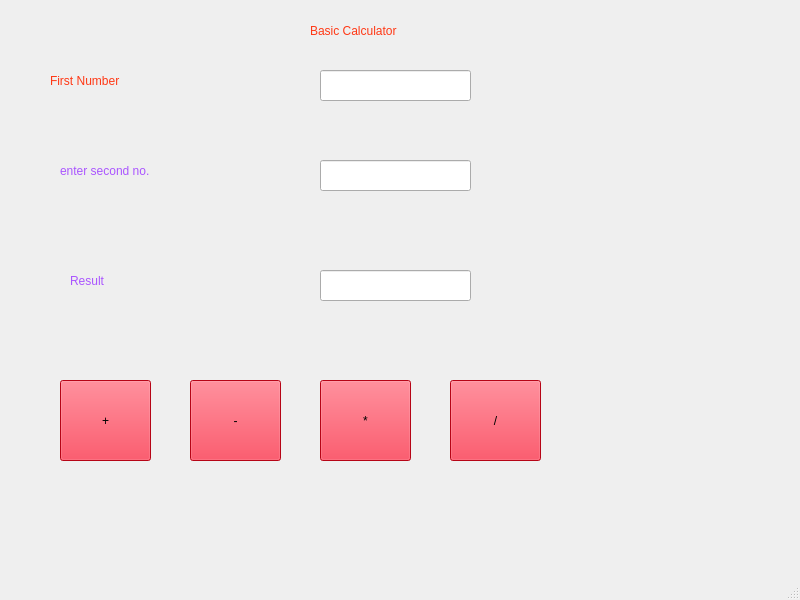
<?xml version="1.0" encoding="UTF-8"?>
<ui version="4.0">
 <class>MainWindow</class>
 <widget class="QMainWindow" name="MainWindow">
  <property name="geometry">
   <rect>
    <x>0</x>
    <y>0</y>
    <width>800</width>
    <height>600</height>
   </rect>
  </property>
  <property name="windowTitle">
   <string>MainWindow</string>
  </property>
  <widget class="QWidget" name="centralwidget">
   <widget class="QLabel" name="basic">
    <property name="geometry">
     <rect>
      <x>310</x>
      <y>20</y>
      <width>161</width>
      <height>21</height>
     </rect>
    </property>
    <property name="styleSheet">
     <string notr="true">color: rgb(255, 56, 21);
font: 75 14pt &quot;Segoe Print&quot;;</string>
    </property>
    <property name="text">
     <string>Basic Calculator</string>
    </property>
   </widget>
   <widget class="QLabel" name="secondnumber">
    <property name="geometry">
     <rect>
      <x>50</x>
      <y>70</y>
      <width>161</width>
      <height>21</height>
     </rect>
    </property>
    <property name="styleSheet">
     <string notr="true">color: rgb(255, 56, 21);
font:14pt &quot;Segoe Script&quot;;</string>
    </property>
    <property name="text">
     <string>First Number</string>
    </property>
   </widget>
   <widget class="QLabel" name="firstnumber">
    <property name="geometry">
     <rect>
      <x>60</x>
      <y>160</y>
      <width>161</width>
      <height>21</height>
     </rect>
    </property>
    <property name="styleSheet">
     <string notr="true">color: rgb(255, 56, 21);
font: 8pt &quot;MS Shell Dlg 2&quot;;
font: 10pt &quot;MS PMincho&quot;;
color: rgb(170, 85, 255);
font: 8pt &quot;MS Shell Dlg 2&quot;;
font: 8pt &quot;Segoe Script&quot;;
font: 10pt &quot;Segoe Script&quot;;
font: 75 14pt &quot;Segoe Print&quot;;</string>
    </property>
    <property name="text">
     <string>enter second no.</string>
    </property>
   </widget>
   <widget class="QLabel" name="Result">
    <property name="geometry">
     <rect>
      <x>70</x>
      <y>270</y>
      <width>161</width>
      <height>21</height>
     </rect>
    </property>
    <property name="styleSheet">
     <string notr="true">color: rgb(255, 56, 21);
font: 8pt &quot;MS Shell Dlg 2&quot;;
font: 10pt &quot;MS PMincho&quot;;
color: rgb(170, 85, 255);
font: 8pt &quot;MS Shell Dlg 2&quot;;
font: 8pt &quot;Segoe Script&quot;;
font: 10pt &quot;Segoe Script&quot;;
font: 75 14pt &quot;Segoe Print&quot;;</string>
    </property>
    <property name="text">
     <string>Result</string>
    </property>
   </widget>
   <widget class="QLineEdit" name="lineEdit">
    <property name="geometry">
     <rect>
      <x>320</x>
      <y>70</y>
      <width>151</width>
      <height>31</height>
     </rect>
    </property>
    <property name="styleSheet">
     <string notr="true">font: 14pt &quot;MS Shell Dlg 2&quot;;</string>
    </property>
    <property name="text">
     <string/>
    </property>
   </widget>
   <widget class="QLineEdit" name="lineEdit_2">
    <property name="geometry">
     <rect>
      <x>320</x>
      <y>160</y>
      <width>151</width>
      <height>31</height>
     </rect>
    </property>
    <property name="styleSheet">
     <string notr="true">font: 14pt &quot;MS Shell Dlg 2&quot;;</string>
    </property>
    <property name="text">
     <string/>
    </property>
   </widget>
   <widget class="QLineEdit" name="lineEdit_3">
    <property name="geometry">
     <rect>
      <x>320</x>
      <y>270</y>
      <width>151</width>
      <height>31</height>
     </rect>
    </property>
    <property name="styleSheet">
     <string notr="true">font: 14pt &quot;MS Shell Dlg 2&quot;;</string>
    </property>
    <property name="text">
     <string/>
    </property>
   </widget>
   <widget class="QPushButton" name="pushButton">
    <property name="geometry">
     <rect>
      <x>60</x>
      <y>380</y>
      <width>91</width>
      <height>81</height>
     </rect>
    </property>
    <property name="styleSheet">
     <string notr="true">background-color: rgb(255, 6, 31);
font: 26pt &quot;MS Shell Dlg 2&quot;;</string>
    </property>
    <property name="text">
     <string>+</string>
    </property>
   </widget>
   <widget class="QPushButton" name="pushButton_2">
    <property name="geometry">
     <rect>
      <x>190</x>
      <y>380</y>
      <width>91</width>
      <height>81</height>
     </rect>
    </property>
    <property name="styleSheet">
     <string notr="true">background-color: rgb(255, 6, 31);
font: 26pt &quot;MS Shell Dlg 2&quot;;</string>
    </property>
    <property name="text">
     <string>-</string>
    </property>
   </widget>
   <widget class="QPushButton" name="pushButton_3">
    <property name="geometry">
     <rect>
      <x>320</x>
      <y>380</y>
      <width>91</width>
      <height>81</height>
     </rect>
    </property>
    <property name="styleSheet">
     <string notr="true">background-color: rgb(255, 6, 31);
font: 26pt &quot;MS Shell Dlg 2&quot;;</string>
    </property>
    <property name="text">
     <string>*</string>
    </property>
   </widget>
   <widget class="QPushButton" name="pushButton_4">
    <property name="geometry">
     <rect>
      <x>450</x>
      <y>380</y>
      <width>91</width>
      <height>81</height>
     </rect>
    </property>
    <property name="styleSheet">
     <string notr="true">background-color: rgb(255, 6, 31);
font: 26pt &quot;MS Shell Dlg 2&quot;;</string>
    </property>
    <property name="text">
     <string>/</string>
    </property>
   </widget>
  </widget>
  <widget class="QMenuBar" name="menubar">
   <property name="geometry">
    <rect>
     <x>0</x>
     <y>0</y>
     <width>800</width>
     <height>21</height>
    </rect>
   </property>
  </widget>
  <widget class="QStatusBar" name="statusbar"/>
 </widget>
 <resources/>
 <connections/>
</ui>
